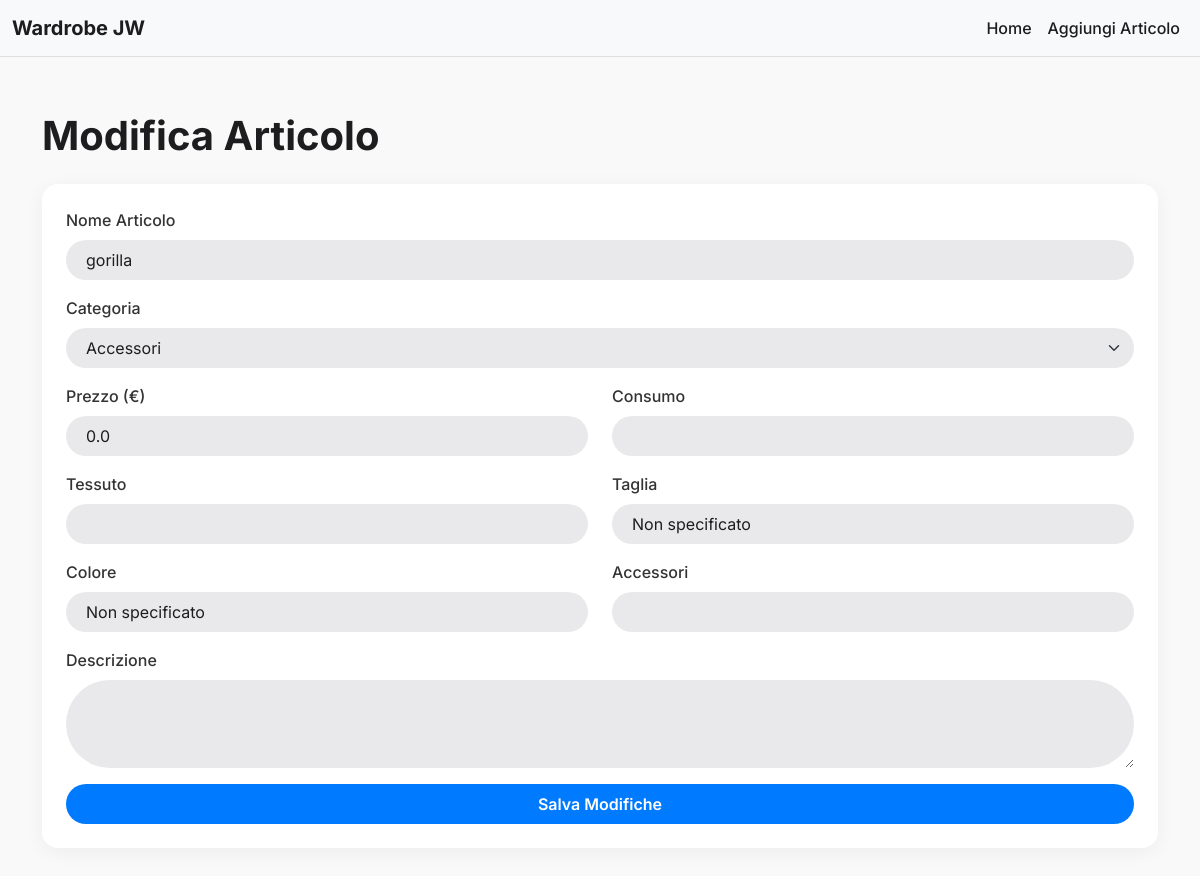
Screenshot of /edit_product/3 with the database file from the repository.
### app.py (models this page shows, shortened)
class Product(db.Model):
    __tablename__ = 'products'
    id = db.Column(db.Integer, primary_key=True)
    name = db.Column(db.String(200))
    category_id = db.Column(db.Integer, db.ForeignKey('categories.id'), nullable=False)
    price = db.Column(db.Float, default=0.0)
    description = db.Column(db.Text)
    size = db.Column(db.String(50))
    color = db.Column(db.String(50))
    consumo = db.Column(db.String(100))
    tessuto = db.Column(db.String(100))
    accessori = db.Column(db.String(200))
    image_filenames = db.Column(db.String(1000)) # Now stores Cloudinary Public IDs

class Category(db.Model):
    __tablename__ = 'categories'
    id = db.Column(db.Integer, primary_key=True)
    name = db.Column(db.String(100), nullable=False, unique=True)
    position = db.Column(db.Integer)
    products = db.relationship('Product', backref='category', lazy=True, cascade="all, delete-orphan")

### app.py (the view, shortened to what this page needs)
@app.route('/edit_product/<int:product_id>', methods=['GET', 'POST'])
def edit_product(product_id):
    product_to_edit = Product.query.get_or_404(product_id)
    categories = Category.query.order_by(Category.name).all()
    return render_template('edit_product.html', product=product_to_edit, categories=categories)

### app.py (called while the page is built)
@app.context_processor
def inject_cloudinary_helpers():
    def get_cloudinary_url(public_id, **options):
        if cloudinary.config().cloud_name:
            return cloudinary.utils.cloudinary_url(public_id, **options)[0]
        return "" # Return empty string or a placeholder if not configured
    return dict(cloudinary_url=get_cloudinary_url)

### templates/edit_product.html (shortened to what this page needs)
{% extends "layout.html" %}
{% block content %}
    <h1 class="mb-4">Modifica Articolo</h1>
    <form method="POST" action="{{ url_for('edit_product', product_id=product.id) }}" class="card p-4">
        <div class="mb-3">
            <label for="name" class="form-label">Nome Articolo</label>
            <input type="text" class="form-control" id="name" name="name" value="{{ product.name }}">
        </div>
        <div class="mb-3">
            <label for="category_id" class="form-label">Categoria</label>
            <select class="form-select" id="category_id" name="category_id" required>
                {% for category in categories %}
                    <option value="{{ category.id }}" {% if category.id == product.category_id %}selected{% endif %}>{{ category.name }}</option>
                {% endfor %}
            </select>
        </div>
        <div class="row">
            <div class="col-md-6 mb-3">
                <label for="price" class="form-label">Prezzo (&euro;)</label>
                <input type="number" class="form-control" id="price" name="price" min="0" step="0.01" value="{{ product.price }}">
            </div>
            <div class="col-md-6 mb-3">
                <label for="consumo" class="form-label">Consumo</label>
                <input type="text" class="form-control" id="consumo" name="consumo" value="{{ product.consumo }}">
            </div>
        </div>
        <div class="row">
            <div class="col-md-6 mb-3">
                <label for="tessuto" class="form-label">Tessuto</label>
                <input type="text" class="form-control" id="tessuto" name="tessuto" value="{{ product.tessuto }}">
            </div>
            <div class="col-md-6 mb-3">
                <label for="size" class="form-label">Taglia</label>
                <input type="text" class="form-control" id="size" name="size" value="{{ product.size }}">
            </div>
        </div>
        <div class="row">
            <div class="col-md-6 mb-3">
                <label for="color" class="form-label">Colore</label>
                <input type="text" class="form-control" id="color" name="color" value="{{ product.color }}">
            </div>
            <div class="col-md-6 mb-3">
                <label for="accessori" class="form-label">Accessori</label>
                <input type="text" class="form-control" id="accessori" name="accessori" value="{{ product.accessori }}">
            </div>
        </div>
        <div class="mb-3">
            <label for="description" class="form-label">Descrizione</label>
            <textarea class="form-control" id="description" name="description" rows="3">{{ product.description }}</textarea>
        </div>
        <button type="submit" class="btn btn-primary">Salva Modifiche</button>
    </form>
{% endblock %}

### static/style.css (style rules this page uses)
body { font-family: 'Inter', -apple-system, BlinkMacSystemFont, sans-serif; background-color: #f9f9f9; color: #1d1d1f; padding-top: 80px; }
h1, h2, h3, h4, h5, h6 { color: #1d1d1f; font-weight: 700; }
.btn { border-radius: 9999px; font-weight: 600; transition: all 0.2s ease; border: none; padding: 0.5rem 1.25rem; }
.btn-primary { background-color: #007AFF; color: #ffffff; }
.card { border: none; box-shadow: 0 4px 20px rgba(0, 0, 0, 0.05); background-color: #ffffff; border-radius: 16px; transition: all 0.2s ease; }
.form-label { font-weight: 500; color: #333; }
.form-control, .form-select { background-color: #E9E9EB; color: #1d1d1f; border: none; border-radius: 9999px; padding: 0.5rem 1.25rem; transition: all 0.2s ease; }

### rows the page displays
Product: name "gorilla", category_id "Accessori", price "0.0", size "Non specificato", color "Non specificato"
